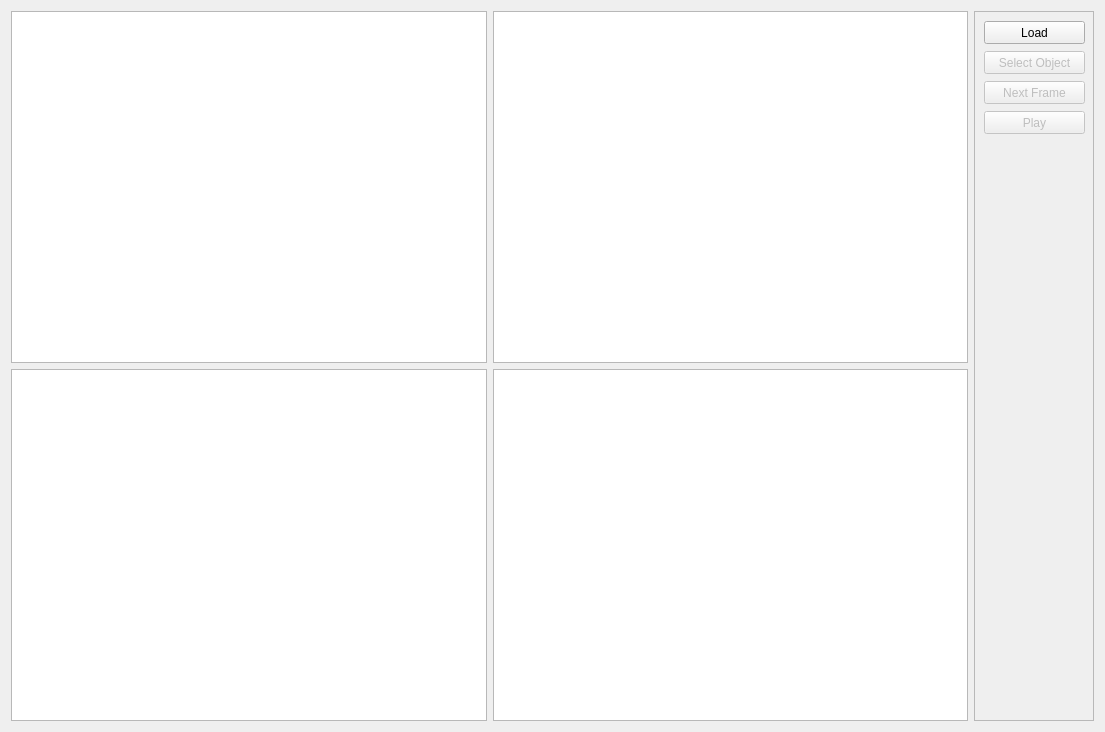
<?xml version="1.0" encoding="UTF-8"?>
<ui version="4.0">
 <class>MainWindow</class>
 <widget class="QMainWindow" name="MainWindow">
  <property name="geometry">
   <rect>
    <x>0</x>
    <y>0</y>
    <width>1105</width>
    <height>732</height>
   </rect>
  </property>
  <property name="windowTitle">
   <string>Mean Tracker</string>
  </property>
  <widget class="QWidget" name="centralWidget">
   <layout class="QGridLayout" name="gridLayout">
    <item row="0" column="0">
     <widget class="picviewer" name="gphPic1"/>
    </item>
    <item row="0" column="1">
     <widget class="picviewer" name="gphPic2"/>
    </item>
    <item row="1" column="0">
     <widget class="picviewer" name="gphPic3"/>
    </item>
    <item row="1" column="1">
     <widget class="picviewer" name="gphPic4"/>
    </item>
    <item row="0" column="2" rowspan="2">
     <widget class="QFrame" name="frmCommand">
      <property name="minimumSize">
       <size>
        <width>120</width>
        <height>0</height>
       </size>
      </property>
      <property name="maximumSize">
       <size>
        <width>110</width>
        <height>16777215</height>
       </size>
      </property>
      <property name="frameShape">
       <enum>QFrame::StyledPanel</enum>
      </property>
      <property name="frameShadow">
       <enum>QFrame::Raised</enum>
      </property>
      <widget class="QPushButton" name="btnNextFrame">
       <property name="enabled">
        <bool>false</bool>
       </property>
       <property name="geometry">
        <rect>
         <x>10</x>
         <y>70</y>
         <width>101</width>
         <height>23</height>
        </rect>
       </property>
       <property name="text">
        <string>Next Frame</string>
       </property>
      </widget>
      <widget class="QPushButton" name="btnCmdSelect">
       <property name="enabled">
        <bool>false</bool>
       </property>
       <property name="geometry">
        <rect>
         <x>10</x>
         <y>40</y>
         <width>101</width>
         <height>23</height>
        </rect>
       </property>
       <property name="text">
        <string>Select Object</string>
       </property>
      </widget>
      <widget class="QPushButton" name="cmdPlay">
       <property name="enabled">
        <bool>false</bool>
       </property>
       <property name="geometry">
        <rect>
         <x>10</x>
         <y>100</y>
         <width>101</width>
         <height>23</height>
        </rect>
       </property>
       <property name="text">
        <string>Play</string>
       </property>
      </widget>
      <widget class="QPushButton" name="cmdLoad">
       <property name="geometry">
        <rect>
         <x>10</x>
         <y>10</y>
         <width>101</width>
         <height>23</height>
        </rect>
       </property>
       <property name="text">
        <string>Load</string>
       </property>
      </widget>
     </widget>
    </item>
   </layout>
  </widget>
 </widget>
 <layoutdefault spacing="6" margin="11"/>
 <customwidgets>
  <customwidget>
   <class>picviewer</class>
   <extends>QGraphicsView</extends>
   <header>picviewer.h</header>
  </customwidget>
 </customwidgets>
 <resources/>
 <connections/>
</ui>
